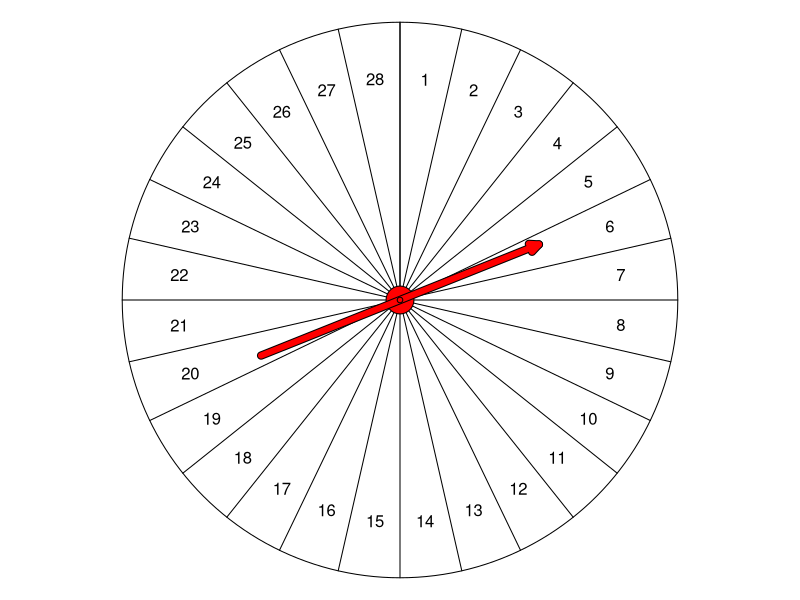
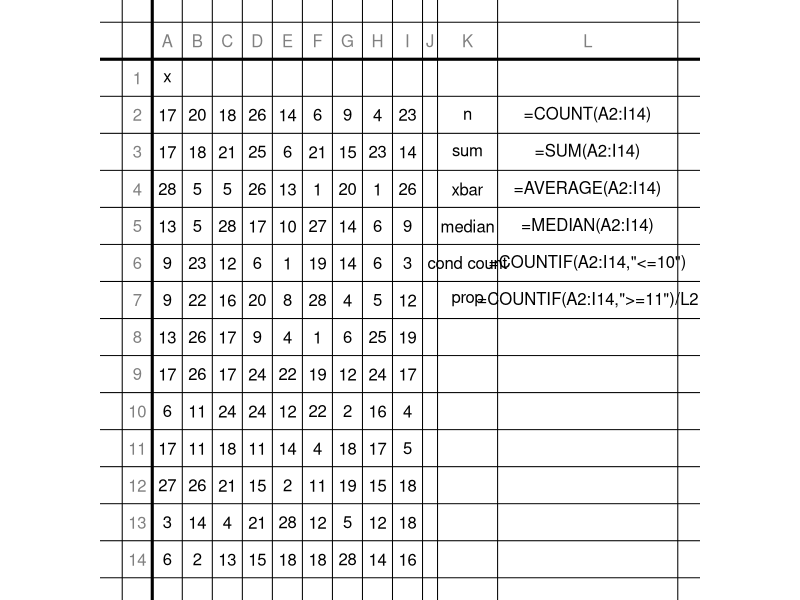

These charts were generated, in order, by the following R code:
## ---- chunk 1
# S-ID.A: Summarize, represent, and interpret data on a single count or measurement variable. Use calculators, spreadsheets, and other technology as appropriate.
knitr::opts_chunk$set(echo = FALSE)
options(scipen=100)

# sample size
# total
# mean
# median
# a count <, <=, >, >=
# a proportion <, <=, >, >=

nrows = sample(13:20,1)
ncols = sample(5:9,1)

while(T){
  n = nrows*ncols
  a = 1 #sample(3:5,1)*10
  w = sample(12:30,1)
  b = a+w
  x = sample(a:b,n,T)
  
  xlo = min(x)
  xhi = max(x)
  
  tot = sum(x)
  xbar = round(mean(x),1)
  med = median(x)
  b1 = sample(xlo:xhi,1)
  cs = c(sum(x<b1),sum(x<=b1),sum(x>b1),sum(x>=b1))
  b2 = sample(xlo:xhi,1)
  cs2 = c(sum(x<b2),sum(x<=b2),sum(x>b2),sum(x>=b2))
  ps = c(mean(x<b2),mean(x<=b2),mean(x>b2),mean(x>=b2))
  
  types = sample(1:4,2)
  syms = c("<","\\le",">","\\ge")
  symsheet = c("<","<=",">",">=")
  wrds = c("less than","at most","greater than","at least")
  cty = types[1]
  pty = types[2]
  cnt = cs[cty]
  cnt2 = cs[pty]
  prp = round(ps[pty],2)
  csym = syms[cty]
  psym = syms[pty]
  csymsheet = symsheet[cty]
  psymsheet = symsheet[pty]
  cwrd = wrds[cty]
  pwrd = wrds[pty]
  if(cnt>30 && cnt<(n-30) && prp>0.2 && prp<0.8 && abs(cnt-cnt2)/n>0.1 && b1!=b2){break}
}

lonopt = n-sample(0:3,1)
nopts = lonopt+0:3
nal = paste0("* ",nopts,collapse="\n")
nsol = paste0(1*(nopts==n),collapse="")

lowesttotopt = tot-sample(0:3,1)
topts = lowesttotopt+0:3
tal = paste0("* ",topts,collapse="\n")
tsol = paste0(1*(topts==tot),collapse="")

loxbaropt = xbar-sample(0:3,1)*0.2
xbaropts = round(loxbaropt+0:3*0.2,1)
xbaral = paste0("* ",xbaropts,collapse="\n")
xbarsol = paste0(1*(xbaropts==xbar),collapse="")

lomedopt = med-sample(0:3,1)*0.5
medopts = round(lomedopt+0:3*0.5,1)
medal = paste0("* ",medopts,collapse="\n")
medsol = paste0(1*(medopts==med),collapse="")

locopt = max(min(cnt-sample(0:3,1)*1,n-3),1)
copts = round(locopt+0:3*1,0)
cal = paste0("* ",copts,collapse="\n")
csol = paste0(1*(copts==cnt),collapse="")

lopopt = prp-sample(0:3,1)*0.02
popts = round(lopopt+0:3*0.02,2)
pal = paste0("* ",popts,collapse="\n")
psol = paste0(1*(popts==prp),collapse="")

## ---- chunk 2
par(mar=c(0,0,0,0),pty="s")
plot(0,0,type="n",xlim=c(-1,1),ylim=c(-1,1),axes=F,ann=F)
W = w+1
vals = a:b
t = seq(0,2*pi,pi/100)
t2 = seq(0,2*pi,length.out=(W+1))
t3 = (t2[1:W]+t2[2:(W+1)])/2
polygon(sin(t),cos(t))
for(tt in t2){
  lines(c(0,sin(tt)),c(0,cos(tt)))
}
for(i in 1:W){
  text(sin(t3[i])*0.8,cos(t3[i])*0.8,vals[i])
}
polygon(sin(t)*0.05,cos(t)*0.05,border="black",col="red")
arrows(-0.5,-0.2,0.5,0.2,lwd=8,length=0.1,angle=25,col="black")
arrows(-0.5,-0.2,0.5,0.2,lwd=6,length=0.1,angle=25,col="red")
polygon(sin(t)*0.01,cos(t)*0.01,border="black",col="red")
## ---- chunk 3
opts <- options(knitr.kable.NA = "")
mydf = data.frame(matrix(x,nrow = nrows))
colnames(mydf) = c("x",rep(" ",ncols-1))
knitr::kable(mydf,format="html", align = "c",row.names=F,table.attr='class="bordered-table"')
## ---- chunk 4
spacer = rep("",nrows)
variables = c("n","sum","xbar","median","cond count","prop")
lastcol = LETTERS[ncols]
lastrow = nrows+1
fcol = LETTERS[ncols+3]
nref = paste0(fcol,"2",collapse="")
rng = paste0("A2:",lastcol,lastrow,collapse="")
f1 = paste0("=COUNT(",rng,")",collapse="")
f2 = paste0("=SUM(",rng,")",collapse="")
f3 = paste0("=AVERAGE(",rng,")",collapse="")
f4 = paste0("=MEDIAN(",rng,")",collapse="")
f5 = paste0("=COUNTIF(",rng,',"',csymsheet,b1,'")',collapse="")
f6 = paste0("=COUNTIF(",rng,',"',psymsheet,b2,'")/',nref,collapse="")
formulas = c(f1,f2,f3,f4,f5,f6)
variables=c(variables,rep("",nrows-length(variables)))
formulas=c(formulas,rep("",nrows-length(formulas)))
data = cbind(mydf,spacer,variables,formulas) #data.frame(x,spacer,variables,formulas)
colnames(data)=c("x",rep(" ",dim(data)[2]-1))
## ---- chunk 5
draw_ss = function(df,widths=rep(1,length(df[1,])+1)){
  xline = c(0,cumsum(widths)/sum(widths))
  nrow = length(df[,1])
  ncol = length(df[1,])
  xtex = (xline[2:(ncol+2)]+xline[1:(ncol+1)])/2
  par(mar=c(0,0,0,0))
  plot(0,0,type="n",xlim=c(0,1),ylim=c(0,1),axes=F,ann=F)
  hi = 1:((nrow+2)*2+1)
  vi = 1:((ncol+1)*2+1)
  hpos = seq(1,0,length.out=(nrow+2)*2+1)
  vpos = seq(0,1,length.out=(ncol+1)*2+1)
  hlin = hpos[hi%%2==1]
  ytex = hpos[hi%%2==0]
  vlin = vpos[vi%%2==1]
  #xtex = vpos[vi%%2==0]
  abline(h=hlin)
  abline(h=hlin[2],lwd=3)
  abline(v=xline)
  abline(v=xline[2],lwd=3)
  for(i in 2:(ncol+1)){
    text(xtex[i],ytex[1],LETTERS[i-1],col=rgb(0.5,0.5,0.5))
    text(xtex[i],ytex[2],colnames(df)[i-1])
  }    
  for(i in 2:(nrow+2)){
    text(xtex[1],ytex[i],i-1,col=rgb(0.5,0.5,0.5))
  }
  for(i in 1:nrow){
    for(j in 1:ncol){
      text(xtex[j+1],ytex[i+2],df[i,j])
    }
  }
}
draw_ss(data,c(rep(1,ncols+1),0.5,2,6))
